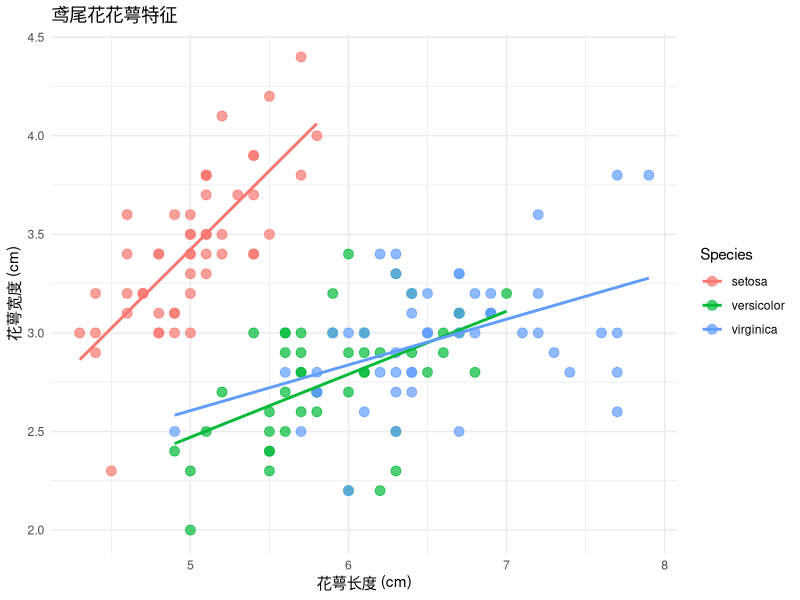
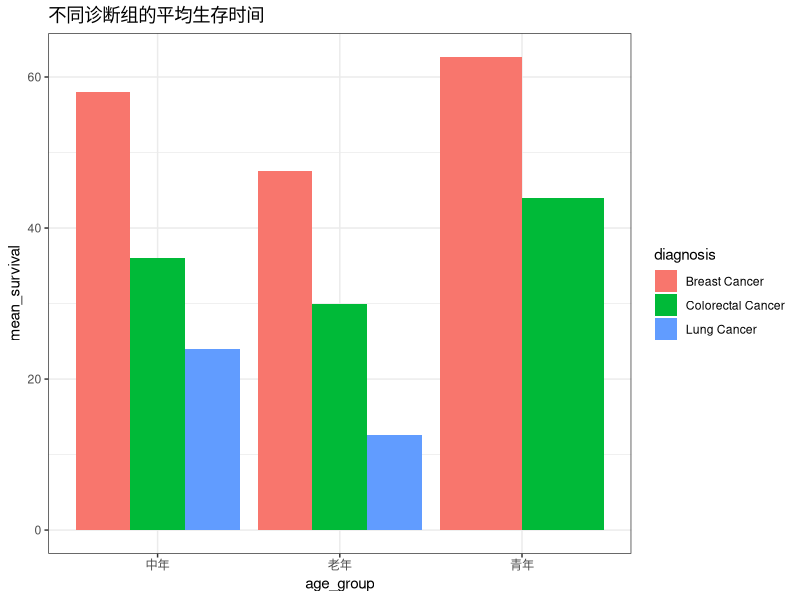

Write the R code that produced these figures, in order.
## ---- chunk 1
#| eval: true

library(dplyr)

# 筛选符合条件的数据
iris |>
  filter(Species == "setosa", Sepal.Length > 5)

# 多条件
iris |>
  filter(Species %in% c("setosa", "versicolor"),
         Sepal.Length > 5,
         Sepal.Width < 4)
## ---- chunk 2
#| eval: true

# 选择指定列
iris |>
  select(Sepal.Length, Sepal.Width, Species)

# 排除列
iris |>
  select(-Petal.Width)

# 选择范围
iris |>
  select(Sepal.Length:Petal.Width)

# 辅助函数
iris |>
  select(starts_with("Sepal"))
iris |>
  select(ends_with("Width"))
iris |>
  select(contains("Length"))
## ---- chunk 3
#| eval: true

iris |>
  mutate(
    Sepal.Area = Sepal.Length * Sepal.Width,
    Petal.Area = Petal.Length * Petal.Width,
    Area.Ratio = Petal.Area / Sepal.Area
  )
## ---- chunk 4
#| eval: true

iris |>
  summarise(
    n = n(),
    mean_sepal = mean(Sepal.Length),
    sd_sepal = sd(Sepal.Length),
    median_petal = median(Petal.Length)
  )
## ---- chunk 5
#| eval: true

# 按种类分组统计
iris |>
  group_by(Species) |>
  summarise(
    n = n(),
    mean_sepal = mean(Sepal.Length),
    sd_sepal = sd(Sepal.Length)
  )
## ---- chunk 6
#| eval: true

# 传统写法
result <- summarise(
  group_by(
    filter(iris, Sepal.Length > 5),
    Species
  ),
  mean = mean(Sepal.Length)
)

# 管道写法
result <- iris |>
  filter(Sepal.Length > 5) |>
  group_by(Species) |>
  summarise(mean = mean(Sepal.Length))
## ---- chunk 7
#| eval: true

library(ggplot2)

# 散点图
ggplot(iris, aes(x = Sepal.Length, y = Sepal.Width, color = Species)) +
  geom_point(size = 3, alpha = 0.7) +
  geom_smooth(method = "lm", se = FALSE) +
  labs(
    title = "鸢尾花花萼特征",
    x = "花萼长度 (cm)",
    y = "花萼宽度 (cm)"
  ) +
  theme_minimal()
## ---- chunk 8
#| eval: true

# 加载必要的包
library(readr)
library(dplyr)
library(ggplot2)

# 读取数据
clinical <- read_csv("../data/clinical.csv")

# 数据清洗与分析
clinical_summary <- clinical |>
  filter(!is.na(age)) |>
  mutate(
    age_group = case_when(
      age < 40 ~ "青年",
      age < 60 ~ "中年",
      TRUE ~ "老年"
    )
  ) |>
  group_by(diagnosis, age_group) |>
  summarise(
    n = n(),
    mean_survival = mean(survival_months, na.rm = TRUE)
  )

# 可视化
ggplot(clinical_summary, aes(x = age_group, y = mean_survival, fill = diagnosis)) +
  geom_bar(stat = "identity", position = "dodge") +
  labs(title = "不同诊断组的平均生存时间") +
  theme_bw()
